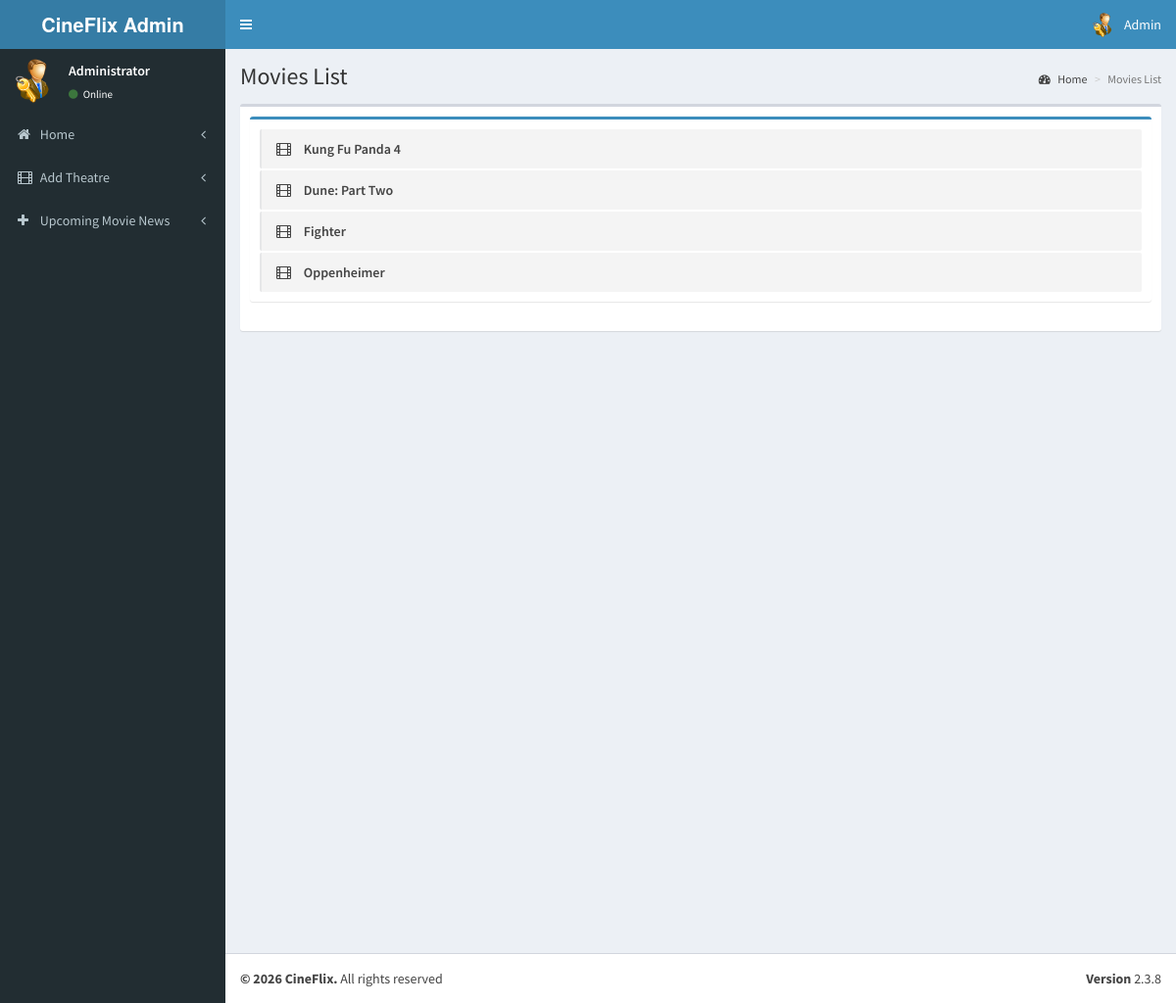
The page /admin/pages/index.php (signed in) on the database its author committed.
### tables this page shows
CREATE TABLE `movies` (
  `movie_id` int(11) NOT NULL,
  `t_id` int(11) NOT NULL COMMENT 'theatre id',
  `movie_name` varchar(255) NOT NULL,
  `cast` varchar(500) NOT NULL,
  `desc` varchar(1000) NOT NULL,
  `release_date` date NOT NULL,
  `image` varchar(200) NOT NULL,
  `video_url` varchar(200) NOT NULL,
  `status` int(1) NOT NULL COMMENT '0 means active '
);

### admin/pages/index.php (the view, shortened to what this page needs)
<?php
include('header.php');
?>
  <div class="content-wrapper">
    <section class="content-header">
      <h1>
        Movies List
      </h1>
      <ol class="breadcrumb">
        <li><a href="index"><i class="fa fa-dashboard"></i> Home</a></li>
        <li class="active">Movies List</li>
      </ol>
    </section>
    <section class="content">
      <div class="box">
        <div class="box-body">
            <div class="box box-primary">
            <div class="box-body">
              <ul class="todo-list">
                 <?php
                        $qry7=mysqli_query($con,"select * from movies");
                        if(mysqli_num_rows($qry7))
                        {
                        while($c=mysqli_fetch_array($qry7))
                        {
                        ?>
                <li>
                      <span class="handle">
                        <i class="fa fa-film"></i>
                      </span>
                  <span class="text"><?php echo $c['movie_name'];?></span>
                </li>
                  <?php
                       }}
                     ?>
            </div>
          </div>
        </div>
      </div>
    </section>
  </div>
  <?php
include('footer.php');
?>

### rows shown on the page
movies: movie_name "Kung Fu Panda 4"
movies: movie_name "Dune: Part Two"
movies: movie_name "Fighter"
movies: movie_name "Oppenheimer"
